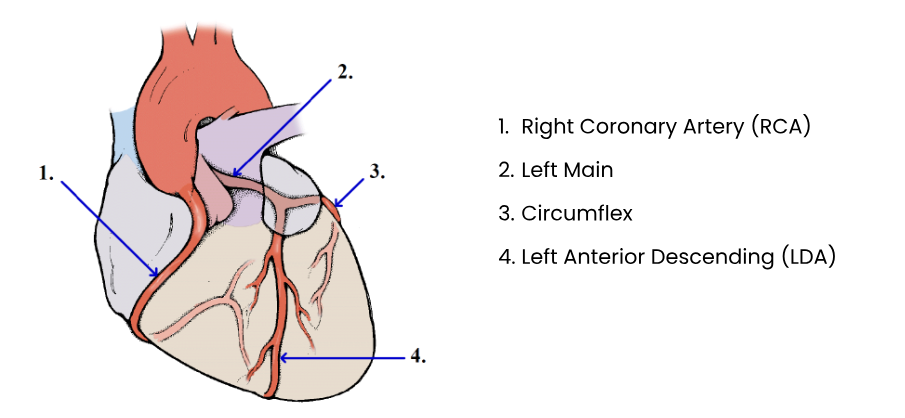
#> input picture analysis/assets/artery_types.png, 905 x 418 px; its folder holds only this picture in this run
$ python -i numerical_extractor.py   (imports and definitions only)
#> lines starting #> are read from the running program, lines starting #| are printed output that depends on the picture
#> further down, picture is the input picture: shape (418, 905, 3); mean B, G, R 235.6, 236.2, 242.2
# numerical_extractor.py

import cv2
import os
import numpy as np
# from skimage import measure

def compute_optical_flow(prev_frame, next_frame):
    flow = cv2.calcOpticalFlowFarneback(prev_frame, next_frame, None,
                                        pyr_scale=0.5, levels=3, winsize=15,
                                        iterations=3, poly_n=5, poly_sigma=1.2, flags=0)
    magnitude, angle = cv2.cartToPolar(flow[..., 0], flow[..., 1])
    return magnitude

def compute_contrast(frame):
    return frame.std()

def compute_vessel_area(frame):
    blurred = cv2.GaussianBlur(frame, (5, 5), 0)
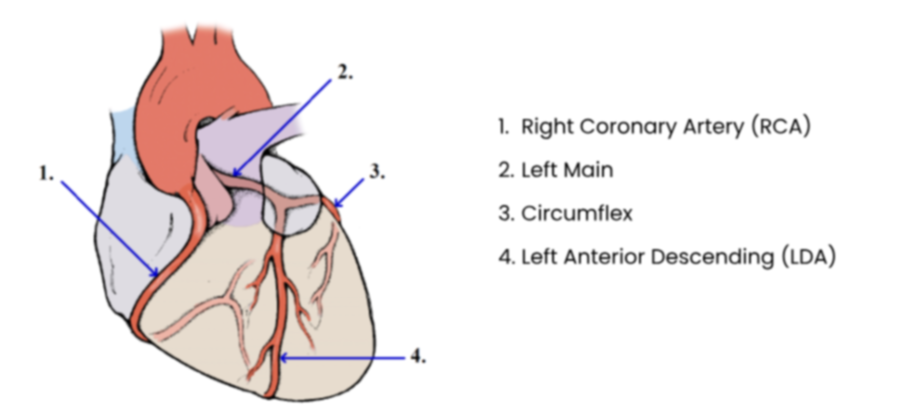
#> blurred: shape (418, 905, 3); mean B, G, R 235.6, 236.2, 242.2
    _, binary = cv2.threshold(blurred, 30, 255, cv2.THRESH_BINARY)
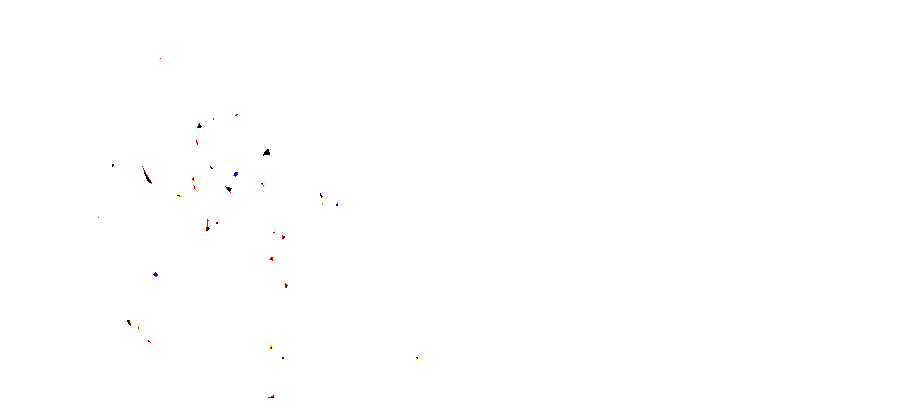
#> binary: shape (418, 905, 3); mean B, G, R 254.8, 254.8, 254.9
#> (the run stopped early here; a loop or call above may not have finished)
